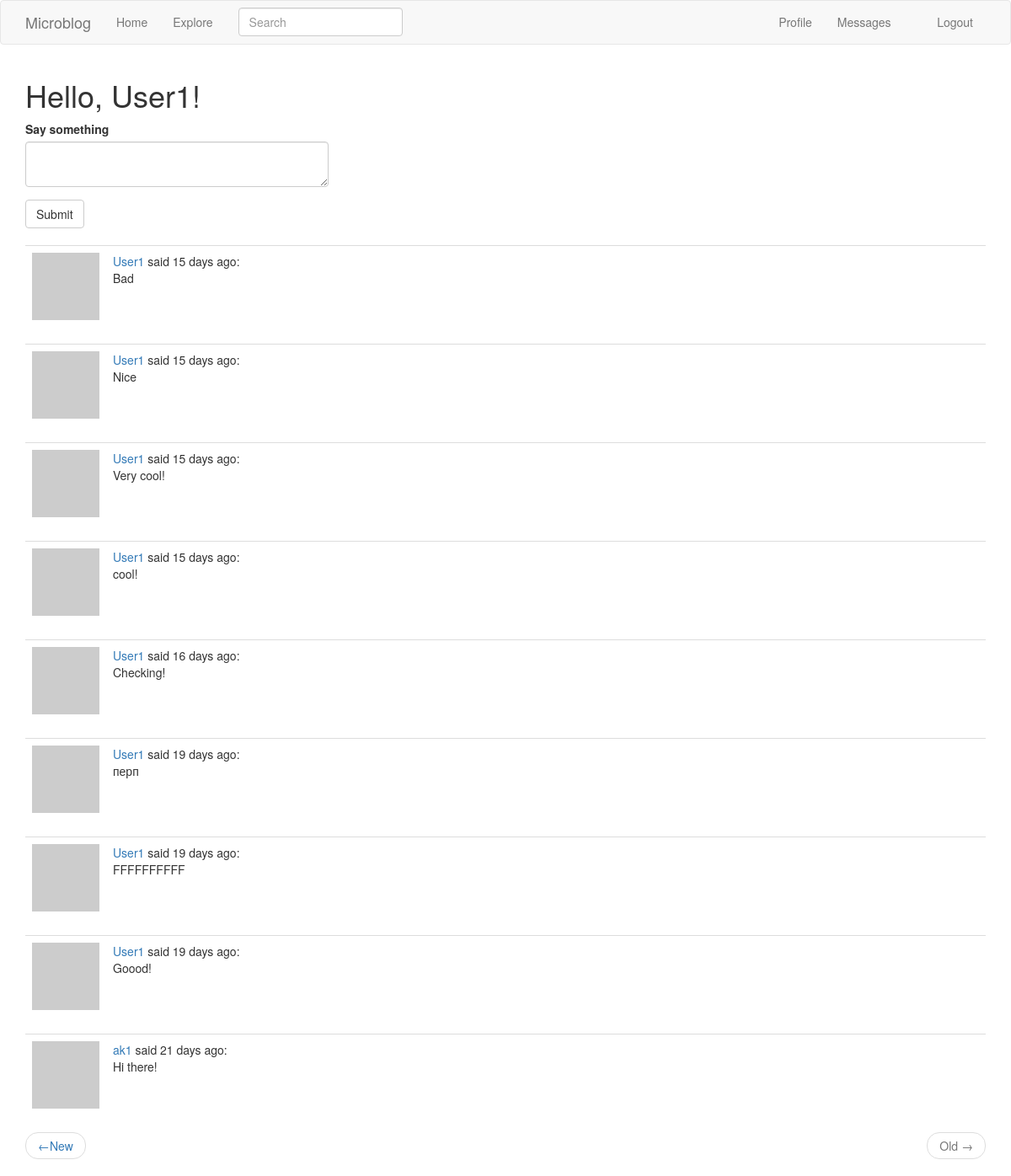
The page /index?page=2 (signed in) on the database its author committed.
### app/models.py (models this page shows, shortened)
class User(UserMixin, db.Model):
    id                      = db.Column(db.Integer, primary_key=True)
    username                = db.Column(db.String(64), index=True, unique=True)
    email                   = db.Column(db.String(120), index=True, unique=True)
    password_hash           = db.Column(db.String(128))
    about_me                = db.Column(db.String(140))
    last_seen               = db.Column(db.DateTime, default=datetime.utcnow)
    last_message_read_time  = db.Column(db.DateTime)
    posts       = db.relationship('Post', backref='author', lazy='dynamic')
    followed    = db.relationship('User', secondary=followers,
                                primaryjoin=(followers.c.follower_id == id),
                                secondaryjoin=(followers.c.followed_id == id),
                                backref=db.backref('followers', lazy='dynamic'),
                                lazy='dynamic')
    messages_sent = db.relationship('Message',
                                    foreign_keys='Message.sender_id',
                                    backref='author',
                                    lazy='dynamic')
    messages_recieved = db.relationship('Message',
                                        foreign_keys='Message.recipient_id',
                                        backref='recipient',
                                        lazy='dynamic')
    notifications = db.relationship('Notification', backref='user', lazy='dynamic')
    def avatar(self, size):
        digest = md5(self.email.lower().encode('utf-8')).hexdigest()
        return 'https://www.gravatar.com/avatar/{}?d=identicon&s={}'.format(digest, size)
    def followed_posts(self):
        followed = Post.query.join(followers, (followers.c.followed_id == Post.user_id)).filter(followers.c.follower_id == self.id)
        own = Post.query.filter_by(user_id=self.id)
        return followed.union(own).order_by(Post.timestamp.desc())
    def new_messages(self):
        last_read_time = self.last_message_read_time or datetime(1900, 1, 1)
        return Message.query.filter_by(recipient=self).filter(Message.timestamp > last_read_time).count()

class SearchableMixin(object):
    @classmethod
    def before_commit(cls, session):
        session._changes = {
            'add': list(session.new),
            'update': list(session.dirty),
            'delete': list(session.deleted)
        }
    @classmethod
    def after_commit(cls, session):
        for obj in session._changes['add']:
            if isinstance(obj, SearchableMixin):
                add_to_index(obj.__tablename__, obj)
        for obj in session._changes['update']:
            if isinstance(obj, SearchableMixin):
                add_to_index(obj.__tablename__, obj)
        for obj in session._changes['delete']:
            if isinstance(obj, SearchableMixin):
                remove_from_index(obj.__tablename__, obj)
        session._changes = None

class Post(SearchableMixin, db.Model):
    __searchable__ = ['body']
    id          = db.Column(db.Integer, primary_key=True)
    body        = db.Column(db.String(140))
    timestamp   = db.Column(db.DateTime, index=True, default=datetime.utcnow)
    user_id     = db.Column(db.Integer, db.ForeignKey('user.id'))
    language    = db.Column(db.String(5))

### app/main/routes.py (the view, shortened to what this page needs)
@bp.route('/', methods=['get', 'post'])
@bp.route('/index', methods=['get', 'post'])
@login_required
def index():
    form = PostForm()
    page        = request.args.get('page', 1, type=int)
    posts       = current_user.followed_posts().paginate(page, current_app.config['POST_PER_PAGE'], False)
    next_url    = url_for('main.index', page=posts.next_num) if posts.has_next else None
    prev_url    = url_for('main.index', page=posts.prev_num) if posts.has_prev else None
    return render_template('index.html', title=_('Home'), form=form, posts=posts.items, next_url=next_url, prev_url=prev_url)

### app/main/forms.py
class SearchForm(FlaskForm):
    q = StringField(_l('Search'), validators=[DataRequired()])
    def __init__(self, *args, **kwargs):
        if 'formdata' not in kwargs:
            kwargs['formdata'] = request.args
        if 'csrf_enabled' not in kwargs:
            kwargs['csrf_enabled'] = False
        super(SearchForm, self).__init__(*args, **kwargs)

class PostForm(FlaskForm):
    post = TextAreaField(_l('Say something'), validators=[DataRequired(), Length(min=1, max=140)])
    submit = SubmitField(_l('Submit'))

### app/main/routes.py (called while the page is built)
@bp.before_app_request
def before_request():
    if current_user.is_authenticated:
        current_user.last_seen = datetime.utcnow()
        db.session.commit()
        g.search_form = SearchForm()
    g.locale = str(get_locale())

### app/models.py (called while the page is built)
@login.user_loader
def load_user(id):
    return User.query.get(int(id))

### app/templates/index.html
{% extends 'base.html' %}
{% import 'bootstrap/wtf.html' as wtf %}
{% block app_content %}
    <h1> Hello, {{ current_user.username }}!</h1>
    {% if form %}
        <div class="row">
            <div class="col-md-4">
                {{ wtf.quick_form(form) }}
            </div>
        </div>
    {% endif %}
    <br>
    {% for post in posts %}
        {% include '_post.html' %}
    {% endfor %}
    <nav aria-label="...">
        <ul class="pager">
            <li class="previous{% if not prev_url %} disabled{% endif %}">
                <a href="{{ prev_url or '#' }}">
                    <span aria-hidden="true">&larr;</span>New
                </a>
            </li>
            <li class="next{% if not next_url %} disabled{% endif %}">
                <a href="{{ next_url or '#' }}">
                    Old <span aria-hidden="true">&rarr;</span>
                </a>
            </li>
        </ul>
    </nav>
{% endblock %}

### app/templates/_post.html (shortened to what this page needs)
<table class="table table-hover">
    <tr>
        <td width='50px'>
            <a href="{{ url_for('main.user', username=post.author.username) }}">
                <img src="{{ post.author.avatar(50) }}" />
            </a>
        </td>
        <td>
            <span class="user_popup">
                <a href="{{ url_for('main.user', username=post.author.username) }}">{{ post.author.username }}</a>
            </span>
            said {{ moment(post.timestamp).fromNow() }}:
            <br><span id="post{{ post.id }}">{{ post.body }}</span>
        </td>
    </tr>
</table>

### rows shown on the page
User: username "User1"
Post: author.username "User1", timestamp "15 days ago", body "Bad"
Post: author.username "User1", timestamp "15 days ago", body "Nice"
Post: author.username "User1", timestamp "15 days ago", body "Very cool!"
Post: author.username "User1", timestamp "15 days ago", body "cool!"
Post: author.username "User1", timestamp "16 days ago", body "Checking!"
Post: author.username "User1", timestamp "19 days ago", body "перп"
Post: author.username "User1", timestamp "19 days ago", body "FFFFFFFFFF"
Post: author.username "User1", timestamp "19 days ago", body "Goood!"
Post: author.username "ak1", timestamp "21 days ago", body "Hi there!"
